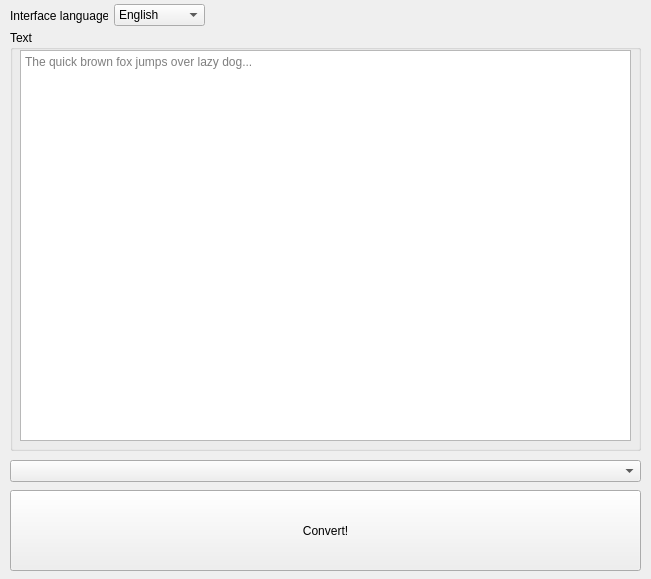
<?xml version="1.0" encoding="UTF-8"?>
<ui version="4.0">
 <class>Form</class>
 <widget class="QWidget" name="Form">
  <property name="geometry">
   <rect>
    <x>0</x>
    <y>0</y>
    <width>651</width>
    <height>579</height>
   </rect>
  </property>
  <property name="windowTitle">
   <string>Text To Speech</string>
  </property>
  <widget class="QGroupBox" name="groupBox">
   <property name="geometry">
    <rect>
     <x>10</x>
     <y>30</y>
     <width>631</width>
     <height>421</height>
    </rect>
   </property>
   <property name="title">
    <string>Text</string>
   </property>
   <widget class="QTextEdit" name="inputText">
    <property name="geometry">
     <rect>
      <x>10</x>
      <y>20</y>
      <width>611</width>
      <height>391</height>
     </rect>
    </property>
    <property name="acceptRichText">
     <bool>false</bool>
    </property>
    <property name="placeholderText">
     <string>The quick brown fox jumps over lazy dog...</string>
    </property>
   </widget>
  </widget>
  <widget class="QPushButton" name="Startbtn">
   <property name="geometry">
    <rect>
     <x>10</x>
     <y>490</y>
     <width>631</width>
     <height>81</height>
    </rect>
   </property>
   <property name="text">
    <string>Convert!</string>
   </property>
  </widget>
  <widget class="QComboBox" name="Language">
   <property name="geometry">
    <rect>
     <x>10</x>
     <y>460</y>
     <width>631</width>
     <height>22</height>
    </rect>
   </property>
  </widget>
  <widget class="QWidget" name="">
   <property name="geometry">
    <rect>
     <x>10</x>
     <y>0</y>
     <width>195</width>
     <height>31</height>
    </rect>
   </property>
   <layout class="QHBoxLayout" name="horizontalLayout">
    <item>
     <widget class="QLabel" name="langtxt">
      <property name="text">
       <string>Interface language:</string>
      </property>
     </widget>
    </item>
    <item>
     <widget class="QComboBox" name="langbox">
      <item>
       <property name="text">
        <string>English</string>
       </property>
      </item>
      <item>
       <property name="text">
        <string>Українська</string>
       </property>
      </item>
     </widget>
    </item>
   </layout>
  </widget>
 </widget>
 <resources/>
 <connections/>
</ui>
